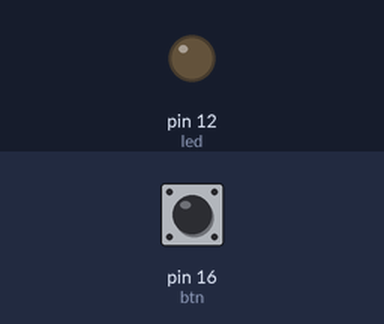
Simulated run of this program. Board: Raspberry Pi (header pin numbers). Shown: output pins drawn as LEDs (lit = HIGH). Dashed ring = blinking. Inputs (shaded band) come from the test bench; at power-on: pin 16 (btn) LOW.

Above: at 1.2 s.
1.3 s: pin 16 (btn) pulled HIGH for 1 s
At 1.45 s:
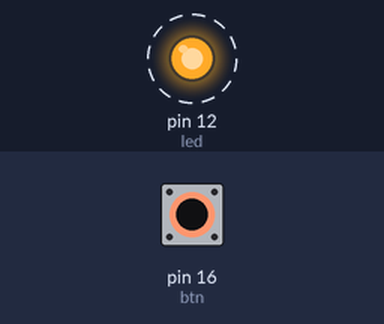
3.8 s: pin 16 (btn) pulled HIGH for 0.15 s
At 4.9 s:
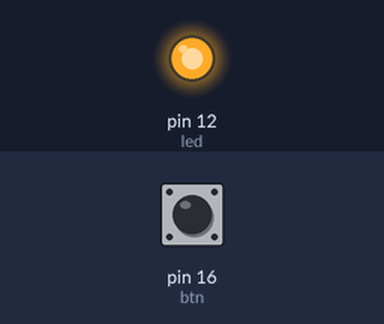
5.4 s: pin 16 (btn) pulled HIGH for 3.2 s
At 9.6 s:
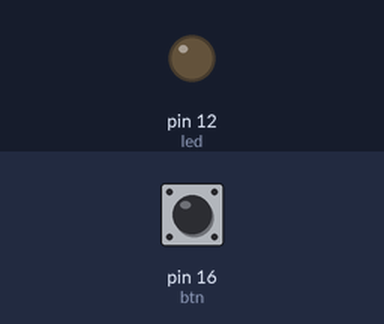
Timing chart, 0 to 11.1 s (numbered marks = the images above; inputs shaded):
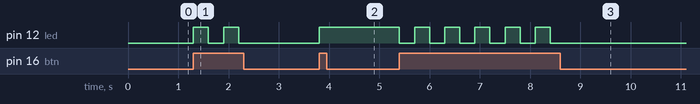

Measured:
- after the input at 1.3 s, pin 12 (led): alternates HIGH for 0.30 s and LOW for 0.30 s, 4 changes in all, then stays LOW, starting at once
- after the input at 3.8 s, pin 12 (led): LOW → HIGH at once
- after the input at 5.4 s, pin 12 (led): alternates HIGH for 0.30 s and LOW for 0.30 s, 11 changes in all, then stays LOW, starting at once

The program:

led_btn_liga_desliga.py
```python
import RPi.GPIO as GPIO
import time

# Valores dos pinos
led = 12 #GPIO18
btn = 16 #GPIO23

status_btn = 0
status_led = 0

GPIO.setmode(GPIO.BOARD)# Acho que seta pra user o GPIO da placa

#Define o pino LED da placa como saida
GPIO.setup(led, GPIO.OUT)
GPIO.setup(btn, GPIO.IN)

#rotina para acender o led
def acender_led(pino_led):
    GPIO.output(pino_led, 1)
    return

#rotina para apagar o led
def apagar_led(pino_led):
    GPIO.output(pino_led, 0)
    return

#Inicia loop
while(1):
    status_btn = GPIO.input(btn)
    #print("BTN: %s" % status_btn)
    if status_btn == 1:
        status_led = GPIO.input(led)

        #print("LED: %s" % status_led)
        if status_led == 1:
            apagar_led(led)
        else:
            acender_led(led)
        time.sleep(0.3)
```
